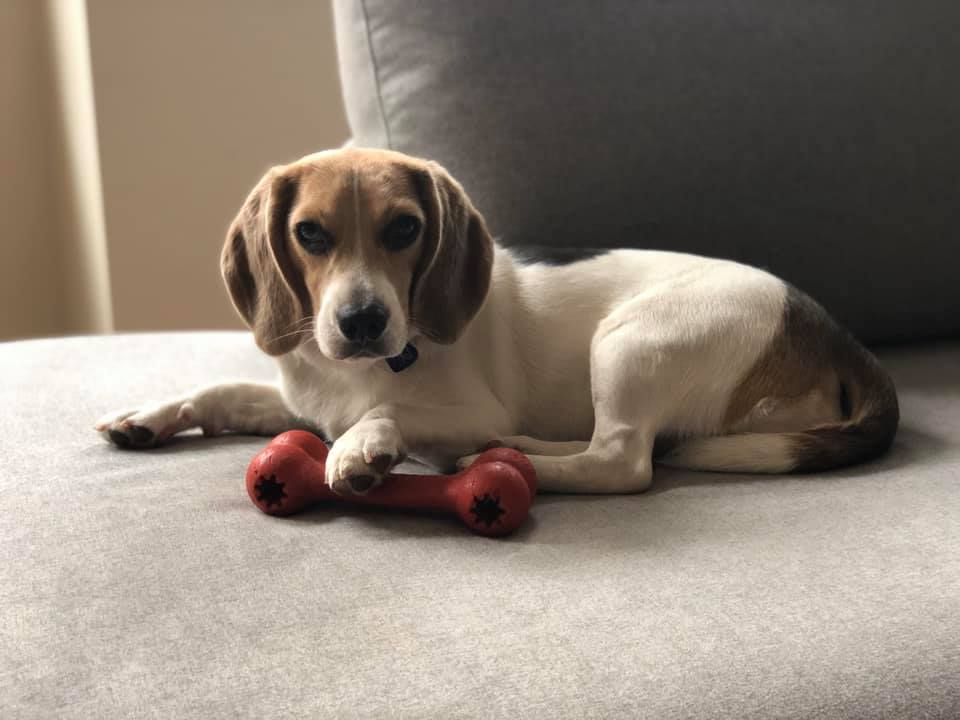
#> input picture 计算机视觉/工程实践/视觉工具/热点图/images/beagle.jpg, 960 x 720 px; its folder holds only this picture in this run
$ python match.py --template '../../视觉工具/热点图/images/beagle.jpg' --images '../../视觉工具/热点图/images'
#> lines starting #> are read from the running program, lines starting #| are printed output that depends on the picture; after the words box and inside, x2 and y2 are one past the last pixel; in counts of white or black regions, pixels touching at a corner belong together
# USAGE
# python match.py --template cod_logo.png --images images

# import the necessary packages
import numpy as np
import argparse
import imutils
import glob
import cv2

# construct the argument parser and parse the arguments
ap = argparse.ArgumentParser()
ap.add_argument("-t", "--template", required=True, help="Path to template image")
ap.add_argument("-i", "--images", required=True,
	help="Path to images where template will be matched")
ap.add_argument("-v", "--visualize",
	help="Flag indicating whether or not to visualize each iteration")
args = vars(ap.parse_args())

# load the image image, convert it to grayscale, and detect edges
template = cv2.imread(args["template"])
#> template is the input picture: shape (720, 960, 3); mean B, G, R 116.3, 127.6, 139.3
template = cv2.cvtColor(template, cv2.COLOR_BGR2GRAY)
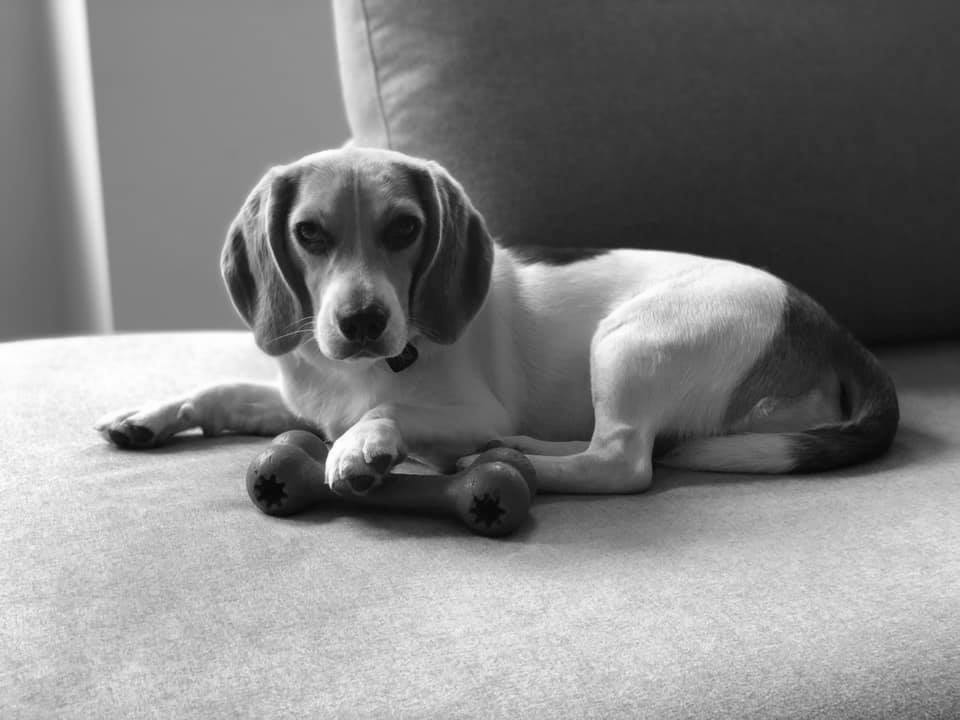
#> template: shape (720, 960); min 3, max 255, mean 129.8
template = cv2.Canny(template, 50, 200)
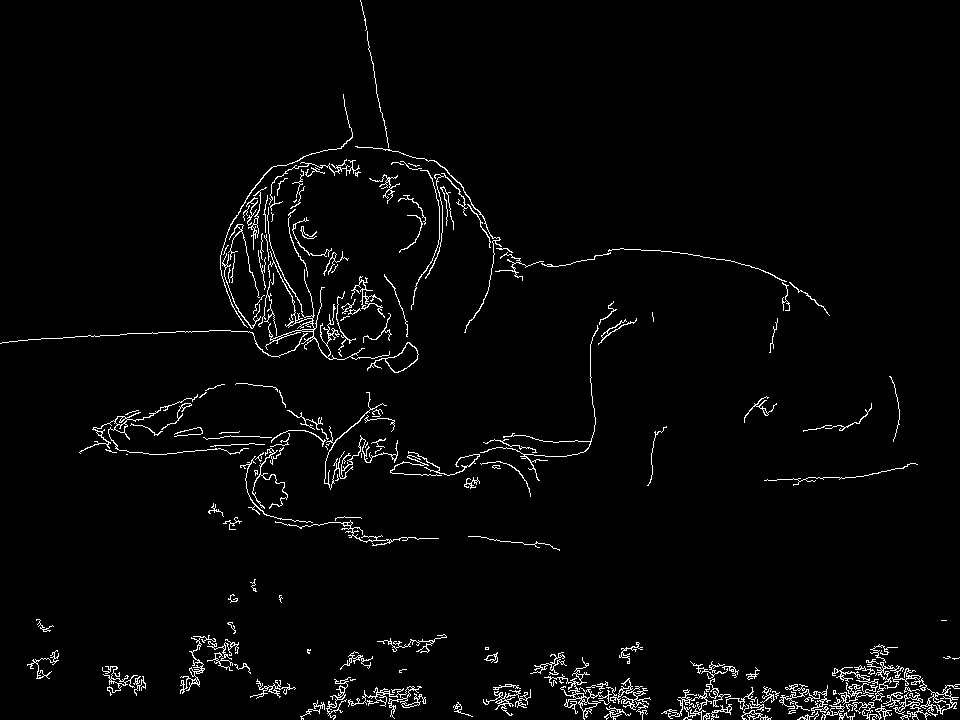
#> template: shape (720, 960); 2.7% white in thin lines or dots
(tH, tW) = template.shape[:2]
#> tH = 720; tW = 960
cv2.imshow("Template", template)

# loop over the images to find the template in
for imagePath in glob.glob(args["images"] + "/*.jpg"):
	# load the image, convert it to grayscale, and initialize the
	# bookkeeping variable to keep track of the matched region
	image = cv2.imread(imagePath)
	gray = cv2.cvtColor(image, cv2.COLOR_BGR2GRAY)
	found = None

	# loop over the scales of the image
	for scale in np.linspace(0.2, 1.0, 20)[::-1]:
		# resize the image according to the scale, and keep track
		# of the ratio of the resizing
		resized = imutils.resize(gray, width = int(gray.shape[1] * scale))
		r = gray.shape[1] / float(resized.shape[1])

		# if the resized image is smaller than the template, then break
		# from the loop
		if resized.shape[0] < tH or resized.shape[1] < tW:
			break

		# detect edges in the resized, grayscale image and apply template
		# matching to find the template in the image
		edged = cv2.Canny(resized, 50, 200)
		result = cv2.matchTemplate(edged, template, cv2.TM_CCOEFF)
		(_, maxVal, _, maxLoc) = cv2.minMaxLoc(result)

		# check to see if the iteration should be visualized
		if args.get("visualize", False):
			# draw a bounding box around the detected region
			clone = np.dstack([edged, edged, edged])
			cv2.rectangle(clone, (maxLoc[0], maxLoc[1]),
				(maxLoc[0] + tW, maxLoc[1] + tH), (0, 0, 255), 2)
			cv2.imshow("Visualize", clone)
			cv2.waitKey(0)

		# if we have found a new maximum correlation value, then ipdate
		# the bookkeeping variable
		if found is None or maxVal > found[0]:
			found = (maxVal, maxLoc, r)
#> this loop made 2 passes
#> found on pass 1: (1.18e+09, (0, 0), 1)

	# unpack the bookkeeping varaible and compute the (x, y) coordinates
	# of the bounding box based on the resized ratio
	(_, maxLoc, r) = found
#> r = 1
	(startX, startY) = (int(maxLoc[0] * r), int(maxLoc[1] * r))
#> startX = 0; startY = 0
	(endX, endY) = (int((maxLoc[0] + tW) * r), int((maxLoc[1] + tH) * r))
#> endX = 960; endY = 720

	# draw a bounding box around the detected result and display the image
	cv2.rectangle(image, (startX, startY), (endX, endY), (0, 0, 255), 2)
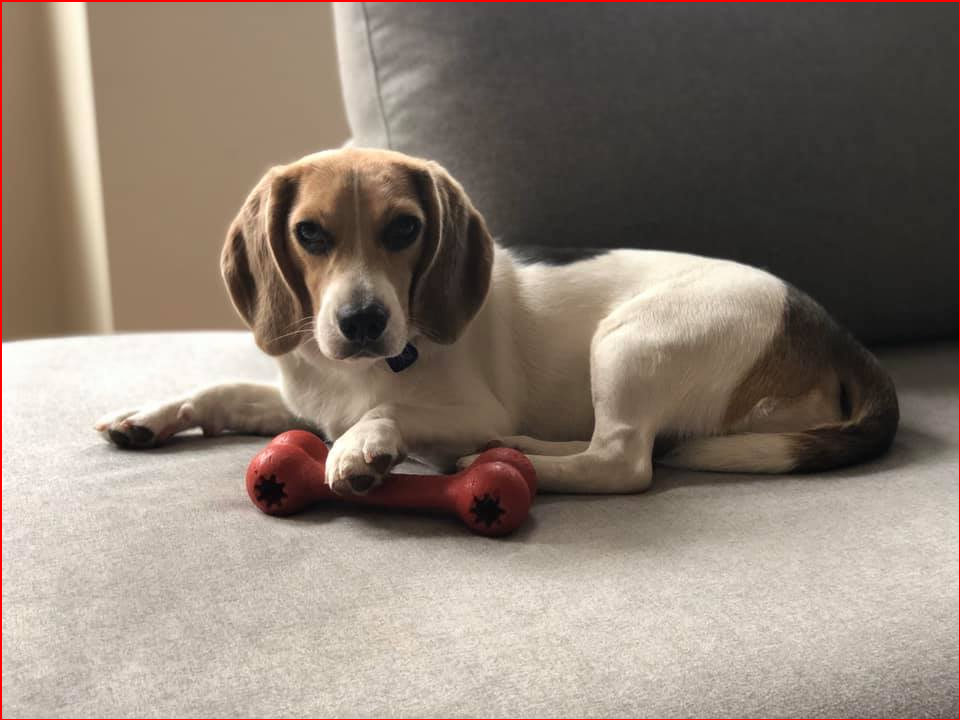
#> image: shape (720, 960, 3); 0.73% of pixels changed, all inside (x1, y1, x2, y2) = (0, 0, 960, 720)
	cv2.imshow("Image", image)
	cv2.waitKey(0)
